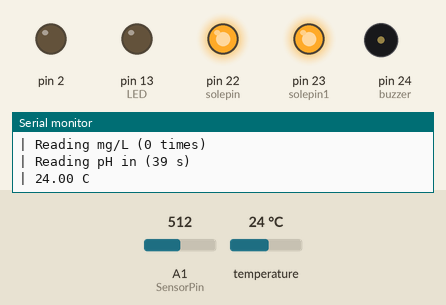
This sketch was run on a simulated Arduino Mega 2560, built with avr-gcc and run on an emulated ATmega2560. Parts: output pins drawn as LEDs (lit = HIGH), buzzer (waves = sounding, pin HIGH), the last lines printed to the serial monitor. The test bench sets the inputs (shaded band); at power-on: A1 (SensorPin) = 512, temperature 24 °C.

Above: at 1.2 s.
At 7.0 s:
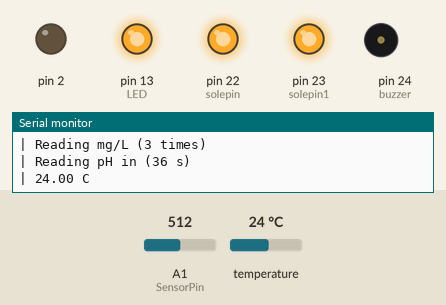
Timing chart, 0 to 8.2 s (numbered marks = the images above):
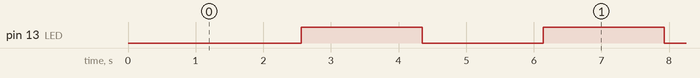

Measured:
- by itself, pin 13 (LED): alternates HIGH for 1.8 s and LOW for 1.8 s

The sketch:

Automated-Aerator-System.ino
```cpp
#include <OneWire.h>
#include <DallasTemperature.h>
// Data wire is plugged into pin 2 on the Arduino
#define ONE_WIRE_BUS 28
// Setup a oneWire instance to communicate with any OneWire devices
// (not just Maxim/Dallas temperature ICs)
OneWire oneWire(ONE_WIRE_BUS);
// Pass our oneWire reference to Dallas Temperature.
DallasTemperature sensors(&oneWire);


#define SensorPin A1            //pH meter Analog output to Arduino Analog Input
#define Offset 0.00             //deviation compensate
#define LED 13
#define samplingInterval 20
#define printInterval 800
#define ArrayLenth  40          //times of collection
int pHArray[ArrayLenth];        //Store the average value of the sensor feedback
int pHArrayIndex=0;
const int solepin = 22;
const int solepin1 = 23;
const int buzzer = 24;
int counter1 = 0;
int counter2 = 0;
int buzzercount = 0;

String inputstring = "";                                                       //a string to hold incoming data from the PC
String sensorstring = "";                                                      //a string to hold the data from the Atlas Scientific product
String DOTemp = "0.00";                                                      //a string to hold the temp data
boolean input_stringcomplete = false;                                          //have we received all the data from the PC
boolean sensor_stringcomplete = false;                                         //have we received all the data from the Atlas Scientific product

int flag = 0;


void setup()
{

  pinMode(LED,OUTPUT);
  pinMode(2,OUTPUT);
  pinMode(solepin,OUTPUT); //Input
  pinMode(solepin1,OUTPUT); // Output
  pinMode(buzzer,OUTPUT); // Output
  Serial.begin(9600);
        digitalWrite(solepin,HIGH);
        digitalWrite(solepin1,HIGH);

  sensors.begin();

  Serial3.begin(9600);                                //set baud rate for software serial port_3 to 9600
  inputstring.reserve(5);                            //set aside some bytes for receiving data from the PC
  sensorstring.reserve(30);                           //set aside some bytes for receiving data from Atlas Scientific product

        Serial.print("| ");
        Serial.print("Restarting");
        Serial.println(" mg/L");
        Serial.print("| ");
        Serial.print("Restarting");
        Serial.println(" pH");
        Serial.print("| ");
        Serial.print("Restarting");
        Serial.println(" C");
        //delay(1000);
}


void serialEvent() {                                                         //if the hardware serial port_0 receives a char
               char inchar = (char)Serial.read();                               //get the char we just received
               inputstring += inchar;                                           //add it to the inputString
               if(inchar == '\r') {input_stringcomplete = true;}                //if the incoming character is a <CR>, set the flag
               }

void serialEvent3(){                                                         //if the hardware serial port_3 receives a char
              char inchar = (char)Serial3.read();                              //get the char we just received
              sensorstring += inchar;                                          //add it to the inputString
              if(inchar == '\r') {sensor_stringcomplete = true;}               //if the incoming character is a <CR>, set the flag
              }


void loop()
{

  //setup();
  static unsigned long samplingTime = millis();
  static unsigned long printTime = millis();
  static float pHValue, voltage;
  float Temptemp;
  float pHTrue;

  counter1++;

/////////////////////////  Temperature Sensors (Reading) /////////////////////////////

  sensors.requestTemperatures(); // Send the command to get temperatures

/////////////////////////////////////////////////////////////////////////////////////


//////////////////////////  pH Sensors (Reading )////////////////////////////////////

  if(millis()-samplingTime > samplingInterval)
  {
      pHArray[pHArrayIndex++]=analogRead(SensorPin);
      if(pHArrayIndex==ArrayLenth)pHArrayIndex=0;
      voltage = avergearray(pHArray, ArrayLenth)*5.0/1024;
      pHValue = 3.5*voltage+Offset;
      samplingTime=millis();
  }

   if(millis() - printTime > printInterval)   //Every 800 milliseconds, print a numerical, convert the state of the LED indicator
  {
        pHTrue = pHValue;
        digitalWrite(LED,digitalRead(LED)^1);
        printTime=millis();
  }


/////////////////////////////////////////////////////////////////////////////////////

////////////////  Dissolved Oxygen Sensors (Reading/Printing) ///////////////////////


  if (input_stringcomplete){                                                   //if a string from the PC has been received in its entirety
      Serial3.print(inputstring);                                              //send that string to the Atlas Scientific product
      inputstring = "";                                                        //clear the string:
      input_stringcomplete = false;                                            //reset the flag used to tell if we have received a completed string from the PC
      }

  if (sensor_stringcomplete){                                                   //if a string from the Atlas Scientific product has been received in its entierty
        Serial.print("| ");
        Serial.print(sensorstring);  // DO
        Serial.println(" mg/L");

      DOTemp = sensorstring;
      sensorstring = "";                                                       //clear the string:
      sensor_stringcomplete = false;                                           //reset the flag used to tell if we have received a completed string from the Atlas Scientific product
      flag = 0;
      counter2 = 0;
      }

  else{

        flag++;

       // DOTemp = "";
       if (flag > 100)
        {
        delay(2000);
        software_Reset();          // Software Reset
        flag = 0;
        }

       else{
        Serial.print("| ");
        Serial.print("Reading mg/L (");   // DO
        Serial.print(counter2);
        Serial.println(" times)");
        counter2++;
       }
      }
       //Serial.print(flag);

/////////////////////////////////////////////////////////////////////////////////////


/////////////  pH Sensors (Printing) && Controlling the Valve////////////////////////

   if (counter1 > 40 ){

        if (((pHValue < 6.5) || (pHValue < 6.7))){
          if (buzzercount < 4){
            digitalWrite(buzzer,HIGH);
            buzzercount++;
          }

          else {
            digitalWrite(buzzer,LOW);
          }

          digitalWrite(solepin,LOW);
          digitalWrite(solepin1,LOW);

            Serial.print("| ");
            Serial.print(pHTrue);
            Serial.println(" pH (ACIDIC)");
        }

        else if (((pHValue > 8.8) || (pHValue > 9))){
           if (buzzercount < 4){
            digitalWrite(buzzer,HIGH);
            buzzercount++;
          }

          else {
            digitalWrite(buzzer,LOW);
          }

          digitalWrite(solepin,LOW);
          digitalWrite(solepin1,LOW);

            Serial.print("| ");
            Serial.print(pHTrue);
            Serial.println(" pH (BASIC)");
        }

        else{

          digitalWrite(solepin,HIGH);
          digitalWrite(solepin1,HIGH);


            Serial.print("| ");
            Serial.print(pHTrue);
            Serial.println(" pH (NORMAL)");
            buzzercount = 0;
        }
   }

   else{
       digitalWrite(solepin,HIGH);
       digitalWrite(solepin1,HIGH);
        Serial.print("| ");
        Serial.print("Reading pH in (");
        Serial.print(40-counter1);
        Serial.println(" s)");
   }

/////////////////////////////////////////////////////////////////////////////////////

/////////////////////////  Temperature Sensors (Printing) ///////////////////////////

       if (sensors.getTempCByIndex(2) != 85)
        {
        Serial.print("| ");
        Serial.print(sensors.getTempCByIndex(2));  // The Real Time Sensor
        Serial.println(" C");
        Temptemp = sensors.getTempCByIndex(2);
        }

        else
        {
        Serial.print("| ");
        Serial.print(Temptemp);
        Serial.println(" C");
        }

           delay(1000);

/////////////////////////////////////////////////////////////////////////////////////
}


double avergearray(int* arr, int number){
  int i;
  int max,min;
  double avg;
  long amount=0;
  if(number<=0){
//   Serial.println("Error number for the array to avraging!/n");
    return 0;
  }
  if(number<5){   //less than 5, calculated directly statistics
    for(i=0;i<number;i++){
      amount+=arr[i];
    }
    avg = amount/number;
    return avg;
  }else{
    if(arr[0]<arr[1]){
      min = arr[0];max=arr[1];
    }
    else{
      min=arr[1];max=arr[0];
    }
    for(i=2;i<number;i++){
      if(arr[i]<min){
        amount+=min;        //arr<min
        min=arr[i];
      }else {
        if(arr[i]>max){
          amount+=max;    //arr>max
          max=arr[i];
        }else{
          amount+=arr[i]; //min<=arr<=max
        }
      }//if
    }//for
    avg = (double)amount/(number-2);
  }//if
  return avg;
}

void software_Reset() // Restarts program from beginning but does not reset the peripherals and registers
{
asm volatile ("  jmp 0");
}
```
